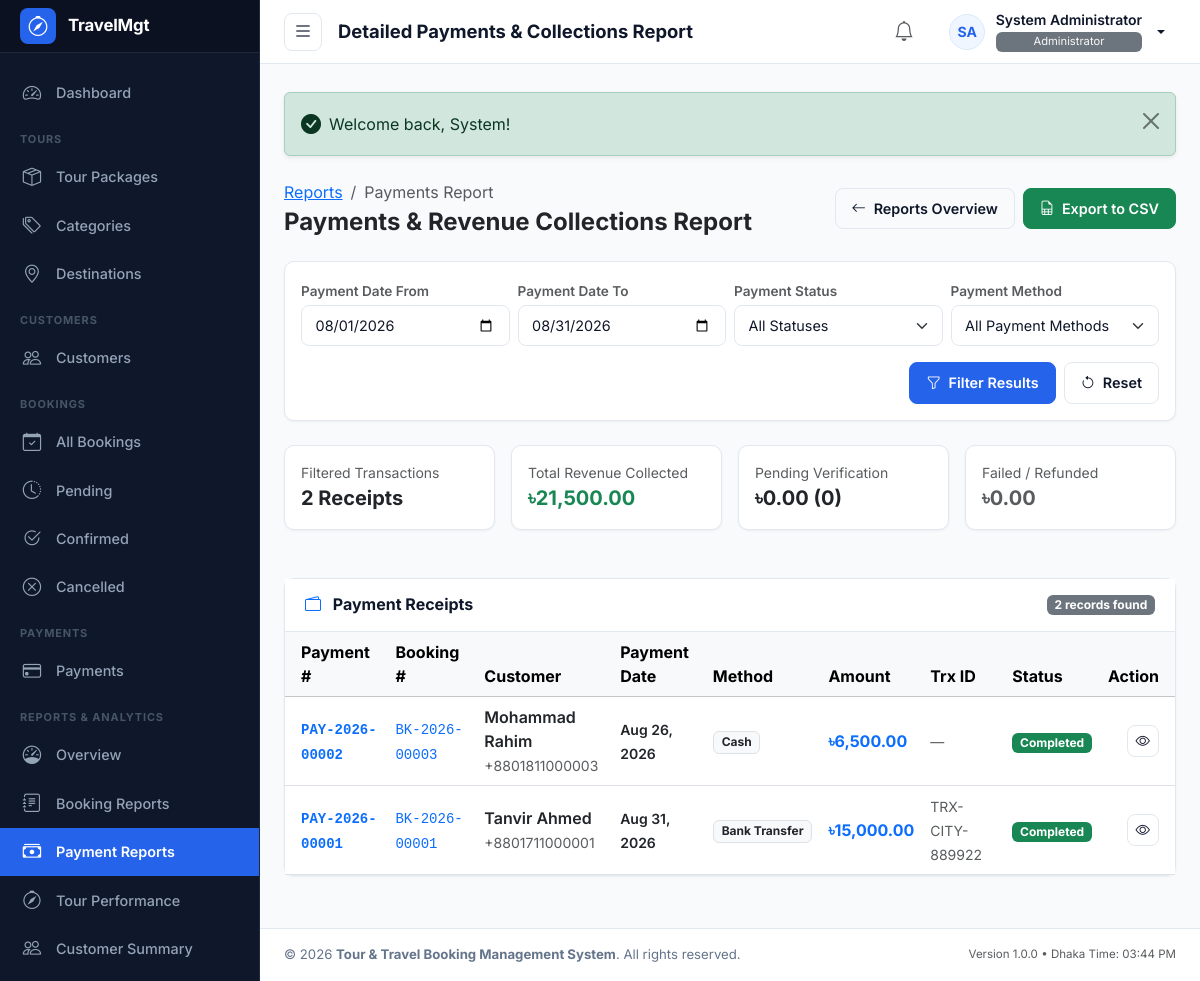
Screenshot of /modules/reports/payments.php (signed in) with the database file from the repository.
### tables this page shows
CREATE TABLE `users` (
  `id` INT UNSIGNED NOT NULL AUTO_INCREMENT,
  `role_id` INT UNSIGNED NOT NULL,
  `first_name` VARCHAR(50) NOT NULL,
  `last_name` VARCHAR(50) NOT NULL,
  `name` VARCHAR(100) NOT NULL,
  `email` VARCHAR(100) NOT NULL,
  `phone` VARCHAR(20) DEFAULT NULL,
  `password` VARCHAR(255) NOT NULL,
  `avatar` VARCHAR(255) DEFAULT NULL,
  `status` ENUM('active', 'inactive') NOT NULL DEFAULT 'active',
  `last_login` DATETIME DEFAULT NULL,
  `created_at` TIMESTAMP NOT NULL DEFAULT CURRENT_TIMESTAMP,
  `updated_at` TIMESTAMP NOT NULL DEFAULT CURRENT_TIMESTAMP ON UPDATE CURRENT_TIMESTAMP,
  `deleted_at` DATETIME DEFAULT NULL,
  PRIMARY KEY (`id`),
  UNIQUE KEY `uk_users_email` (`email`),
  KEY `idx_users_role_id` (`role_id`),
  KEY `idx_users_status` (`status`),
  KEY `idx_users_deleted_at` (`deleted_at`),
  CONSTRAINT `fk_users_role` FOREIGN KEY (`role_id`) REFERENCES `roles` (`id`) ON DELETE RESTRICT ON UPDATE CASCADE
);

CREATE TABLE `roles` (
  `id` INT UNSIGNED NOT NULL AUTO_INCREMENT,
  `name` VARCHAR(50) NOT NULL,
  `slug` VARCHAR(50) NOT NULL,
  `description` VARCHAR(255) DEFAULT NULL,
  `created_at` TIMESTAMP NOT NULL DEFAULT CURRENT_TIMESTAMP,
  `updated_at` TIMESTAMP NOT NULL DEFAULT CURRENT_TIMESTAMP ON UPDATE CURRENT_TIMESTAMP,
  PRIMARY KEY (`id`),
  UNIQUE KEY `uk_roles_slug` (`slug`)
);

CREATE TABLE `payments` (
  `id` BIGINT UNSIGNED NOT NULL AUTO_INCREMENT,
  `payment_number` VARCHAR(30) NOT NULL,
  `booking_id` BIGINT UNSIGNED NOT NULL,
  `payment_date` DATE NOT NULL,
  `amount` DECIMAL(12,2) NOT NULL DEFAULT 0.00,
  `payment_method` ENUM('cash', 'bank_transfer', 'card', 'mobile_banking', 'other') NOT NULL DEFAULT 'cash',
  `transaction_id` VARCHAR(100) NULL DEFAULT NULL,
  `payment_status` ENUM('completed', 'pending', 'failed', 'refunded') NOT NULL DEFAULT 'completed',
  `notes` TEXT NULL DEFAULT NULL,
  `created_by` INT UNSIGNED NULL DEFAULT NULL,
  `created_at` TIMESTAMP NOT NULL DEFAULT CURRENT_TIMESTAMP,
  `updated_at` TIMESTAMP NOT NULL DEFAULT CURRENT_TIMESTAMP ON UPDATE CURRENT_TIMESTAMP,
  `deleted_at` TIMESTAMP NULL DEFAULT NULL,
  PRIMARY KEY (`id`),
  UNIQUE KEY `uk_payment_number` (`payment_number`),
  INDEX `idx_payments_booking` (`booking_id`),
  INDEX `idx_payments_date` (`payment_date`),
  INDEX `idx_payments_method` (`payment_method`),
  INDEX `idx_payments_status` (`payment_status`),
  INDEX `idx_payments_created_at` (`created_at`),
  INDEX `idx_payments_deleted_at` (`deleted_at`),
  CONSTRAINT `fk_payments_booking` FOREIGN KEY (`booking_id`) REFERENCES `bookings` (`id`) ON DELETE RESTRICT ON UPDATE CASCADE,
  CONSTRAINT `fk_payments_created_by` FOREIGN KEY (`created_by`) REFERENCES `users` (`id`) ON DELETE SET NULL ON UPDATE CASCADE
);

CREATE TABLE `bookings` (
  `id` BIGINT UNSIGNED NOT NULL AUTO_INCREMENT,
  `booking_number` VARCHAR(30) NOT NULL,
  `customer_id` BIGINT UNSIGNED NOT NULL,
  `tour_package_id` INT UNSIGNED NOT NULL,
  `travel_date` DATE NOT NULL,
  `adults` INT UNSIGNED NOT NULL DEFAULT 1,
  `children` INT UNSIGNED NOT NULL DEFAULT 0,
  `infants` INT UNSIGNED NOT NULL DEFAULT 0,
  `adult_price` DECIMAL(12,2) NOT NULL DEFAULT 0.00,
  `child_price` DECIMAL(12,2) NOT NULL DEFAULT 0.00,
  `subtotal` DECIMAL(12,2) NOT NULL DEFAULT 0.00,
  `discount_type` ENUM('none', 'percentage', 'fixed') NOT NULL DEFAULT 'none',
  `discount_value` DECIMAL(12,2) NOT NULL DEFAULT 0.00,
  `discount_amount` DECIMAL(12,2) NOT NULL DEFAULT 0.00,
  `total_amount` DECIMAL(12,2) NOT NULL DEFAULT 0.00,
  `paid_amount` DECIMAL(12,2) NOT NULL DEFAULT 0.00,
  `due_amount` DECIMAL(12,2) NOT NULL DEFAULT 0.00,
  `booking_status` ENUM('pending', 'confirmed', 'completed', 'cancelled') NOT NULL DEFAULT 'pending',
  `payment_status` ENUM('unpaid', 'partial', 'paid', 'refunded') NOT NULL DEFAULT 'unpaid',
  `special_request` TEXT NULL DEFAULT NULL,
  `notes` TEXT NULL DEFAULT NULL,
  `created_by` INT UNSIGNED NULL DEFAULT NULL,
  `created_at` TIMESTAMP NOT NULL DEFAULT CURRENT_TIMESTAMP,
  `updated_at` TIMESTAMP NOT NULL DEFAULT CURRENT_TIMESTAMP ON UPDATE CURRENT_TIMESTAMP,
  `cancelled_at` TIMESTAMP NULL DEFAULT NULL,
  `deleted_at` TIMESTAMP NULL DEFAULT NULL,
  PRIMARY KEY (`id`),
  UNIQUE KEY `uk_booking_number` (`booking_number`),
  INDEX `idx_bookings_customer` (`customer_id`),
  INDEX `idx_bookings_tour_package` (`tour_package_id`),
  INDEX `idx_bookings_travel_date` (`travel_date`),
  INDEX `idx_bookings_status` (`booking_status`),
  INDEX `idx_bookings_payment_status` (`payment_status`),
  INDEX `idx_bookings_created_at` (`created_at`),
  INDEX `idx_bookings_deleted_at` (`deleted_at`),
  CONSTRAINT `fk_bookings_customer` FOREIGN KEY (`customer_id`) REFERENCES `customers` (`id`) ON DELETE RESTRICT ON UPDATE CASCADE,
  CONSTRAINT `fk_bookings_tour_package` FOREIGN KEY (`tour_package_id`) REFERENCES `tour_packages` (`id`) ON DELETE RESTRICT ON UPDATE CASCADE,
  CONSTRAINT `fk_bookings_created_by` FOREIGN KEY (`created_by`) REFERENCES `users` (`id`) ON DELETE SET NULL ON UPDATE CASCADE
);

CREATE TABLE `customers` (
  `id` BIGINT UNSIGNED NOT NULL AUTO_INCREMENT,
  `customer_code` VARCHAR(30) NOT NULL,
  `first_name` VARCHAR(100) NULL DEFAULT NULL,
  `last_name` VARCHAR(100) NULL DEFAULT NULL,
  `name` VARCHAR(200) NOT NULL,
  `email` VARCHAR(150) NULL DEFAULT NULL,
  `phone` VARCHAR(30) NOT NULL,
  `alternate_phone` VARCHAR(30) NULL DEFAULT NULL,
  `gender` ENUM('male', 'female', 'other') NULL DEFAULT NULL,
  `date_of_birth` DATE NULL DEFAULT NULL,
  `address` TEXT NULL DEFAULT NULL,
  `city` VARCHAR(100) NULL DEFAULT NULL,
  `state` VARCHAR(100) NULL DEFAULT NULL,
  `country` VARCHAR(100) NOT NULL DEFAULT 'Bangladesh',
  `postal_code` VARCHAR(20) NULL DEFAULT NULL,
  `passport_number` VARCHAR(50) NULL DEFAULT NULL,
  `passport_expiry` DATE NULL DEFAULT NULL,
  `national_id` VARCHAR(50) NULL DEFAULT NULL,
  `profile_photo` VARCHAR(255) NULL DEFAULT NULL,
  `notes` TEXT NULL DEFAULT NULL,
  `status` ENUM('active', 'inactive') NOT NULL DEFAULT 'active',
  `created_at` TIMESTAMP NOT NULL DEFAULT CURRENT_TIMESTAMP,
  `updated_at` TIMESTAMP NOT NULL DEFAULT CURRENT_TIMESTAMP ON UPDATE CURRENT_TIMESTAMP,
  `deleted_at` TIMESTAMP NULL DEFAULT NULL,
  PRIMARY KEY (`id`),
  UNIQUE KEY `uk_customer_code` (`customer_code`),
  INDEX `idx_customers_email` (`email`),
  INDEX `idx_customers_phone` (`phone`),
  INDEX `idx_customers_status` (`status`),
  INDEX `idx_customers_deleted_at` (`deleted_at`)
);

### modules/reports/payments.php (the view, shortened to what the rows shown need)
<?php
require_once __DIR__ . '/../../includes/functions.php';
require_once __DIR__ . '/../../includes/auth_check.php';
$dateFrom      = trim($_GET['date_from'] ?? date('Y-m-01'));
$dateTo        = trim($_GET['date_to'] ?? date('Y-m-t'));
$page          = max(1, (int)($_GET['page'] ?? 1));
$perPage       = 15;
$offset        = ($page - 1) * $perPage;
$payments = [];
try {
    $pdo = get_db_connection();
    $where = ["p.deleted_at IS NULL"];
    $params = [];
    if (!empty($dateFrom)) {
        $where[] = "p.payment_date >= :date_from";
        $params['date_from'] = $dateFrom;
    }
    if (!empty($dateTo)) {
        $where[] = "p.payment_date <= :date_to";
        $params['date_to'] = $dateTo;
    }
    $whereSql = implode(' AND ', $where);
    $dataStmt = $pdo->prepare("
        SELECT
            p.*,
            b.booking_number,
            c.name AS customer_name,
            c.customer_code,
            c.phone AS customer_phone,
            u.name AS collector_name
        FROM payments p
        JOIN bookings b ON p.booking_id = b.id
        JOIN customers c ON b.customer_id = c.id
        LEFT JOIN users u ON p.created_by = u.id
        WHERE {$whereSql}
        ORDER BY p.id DESC
        LIMIT " . (int)$perPage . " OFFSET " . (int)$offset . "
    ");
    $dataStmt->execute($params);
    $payments = $dataStmt->fetchAll();
} catch (PDOException $e) {
    error_log('Payments Report Query Error: ' . $e->getMessage());
}
$pageTitle = 'Detailed Payments & Collections Report';
require_once __DIR__ . '/../../includes/admin_header.php';
?>
<main id="admin-main">
    <?php require_once __DIR__ . '/../../includes/admin_topbar.php'; ?>
    <div class="admin-content-body">
        <div class="d-flex flex-column flex-md-row justify-content-between align-items-md-center gap-3 mb-4">
            <div>
                <h2 class="fs-4 fw-bold text-dark mb-0">Payments & Revenue Collections Report</h2>
            </div>
        </div>
        <div class="admin-card">
            <div class="admin-card-body p-0">
                <div class="table-responsive">
                    <table class="table table-hover align-middle mb-0">
                        <thead class="table-light">
                            <tr>
                                <th class="ps-3">Payment #</th>
                                <th>Booking #</th>
                                <th>Customer</th>
                                <th>Payment Date</th>
                                <th>Method</th>
                                <th>Amount</th>
                                <th>Trx ID</th>
                                <th>Status</th>
                                <th class="pe-3 text-end">Action</th>
                            </tr>
                        </thead>
                        <tbody>
                            <?php if (!empty($payments)): ?>
                                <?php foreach ($payments as $p):
                                    $pStatusClass = 'bg-secondary';
                                    if ($p['payment_status'] === 'completed') $pStatusClass = 'bg-success';
                                    elseif ($p['payment_status'] === 'pending') $pStatusClass = 'bg-warning text-dark';
                                    elseif ($p['payment_status'] === 'failed') $pStatusClass = 'bg-danger';
                                    elseif ($p['payment_status'] === 'refunded') $pStatusClass = 'bg-secondary';
                                    $methodLabels = [
                                        'cash'           => 'Cash',
                                        'bank_transfer'  => 'Bank Transfer',
                                        'card'           => 'Card',
                                        'mobile_banking' => 'Mobile Banking',
                                        'other'          => 'Other'
                                    ];
                                    $methodName = $methodLabels[$p['payment_method']] ?? ucfirst(str_replace('_', ' ', $p['payment_method']));
                                ?>
                                    <tr>
                                        <td class="ps-3">
                                            <a href="<?= url('modules/payments/view.php?id=' . $p['id']); ?>" class="fw-bold text-decoration-none">
                                                <code><?= e($p['payment_number']); ?></code>
                                            </a>
                                        </td>
                                        <td>
                                            <a href="<?= url('modules/bookings/view.php?id=' . $p['booking_id']); ?>" class="text-decoration-none">
                                                <code><?= e($p['booking_number']); ?></code>
                                            </a>
                                        </td>
                                        <td>
                                            <div class="fw-semibold text-dark"><?= e($p['customer_name']); ?></div>
                                            <small class="text-muted"><?= e($p['customer_phone']); ?></small>
                                        </td>
                                        <td>
                                            <span class="small text-dark fw-semibold"><?= format_date($p['payment_date'], 'M d, Y'); ?></span>
                                        </td>
                                        <td>
                                            <span class="badge bg-light text-dark border"><?= e($methodName); ?></span>
                                        </td>
                                        <td>
                                            <strong class="text-primary fs-6"><?= format_currency($p['amount']); ?></strong>
                                        </td>
                                        <td>
                                            <span class="small text-muted"><?= !empty($p['transaction_id']) ? e($p['transaction_id']) : '—'; ?></span>
                                        </td>
                                        <td>
                                            <span class="badge <?= $pStatusClass; ?>">
                                                <?= ucfirst(e($p['payment_status'])); ?>
                                            </span>
                                        </td>
                                        <td class="pe-3 text-end">
                                            <a href="<?= url('modules/payments/view.php?id=' . $p['id']); ?>" class="btn btn-outline-secondary btn-sm p-1 px-2" title="View Receipt">
                                                <i class="bi bi-eye"></i>
                                            </a>
                                        </td>
                                    </tr>
                                <?php endforeach; ?>
                            <?php endif; ?>
                        </tbody>
                    </table>
                </div>
            </div>
        </div>
    </div>
<?php require_once __DIR__ . '/../../includes/admin_footer.php'; ?>

### includes/admin_topbar.php (shortened to what the rows shown need)
<?php
$user = current_user();
$userName = $user['name'] ?? 'User';
$userRole = $user['role_name'] ?? 'Staff';
$userAvatarUrl = get_avatar_url($user['avatar'] ?? null);
$userInitials = get_user_initials($userName);
?>
<header id="admin-topbar">
    <div class="topbar-left">
        <h1 class="page-title"><?= isset($pageTitle) ? e($pageTitle) : 'Dashboard'; ?></h1>
    </div>
    <div class="topbar-right">
        <div class="dropdown">
            <button class="user-profile-btn dropdown-toggle" type="button" id="userMenuDropdown" data-bs-toggle="dropdown" aria-expanded="false">
                <?php if ($userAvatarUrl): ?>
                    <img src="<?= e($userAvatarUrl); ?>" alt="<?= e($userName); ?>" class="avatar-circle">
                <?php else: ?>
                    <span class="avatar-circle"><?= e($userInitials); ?></span>
                <?php endif; ?>
                <div class="user-meta-info">
                    <span class="user-meta-name"><?= e($userName); ?></span>
                    <span class="user-meta-role badge bg-secondary text-light fw-normal py-1 px-2 mt-1" style="font-size: 0.7rem;"><?= e($userRole); ?></span>
                </div>
            </button>
        </div>
    </div>
</header>

### rows the page displays
users: userInitials "SA", name "System Administrator", role.name "Administrator"
payments: payment_number "PAY-2026-00002", booking.booking_number "BK-2026-00003", customers.name "Mohammad Rahim", customers.phone "+8801811000003", payment_date "Aug 26, 2026", payment_method "Cash", amount "৳6,500.00", payment_status "Completed"
payments: payment_number "PAY-2026-00001", booking.booking_number "BK-2026-00001", customers.name "Tanvir Ahmed", customers.phone "+8801711000001", payment_date "Aug 31, 2026", payment_method "Bank Transfer", amount "৳15,000.00", transaction "TRX-CITY-889922", payment_status "Completed"

### other values shown
APP_SHORT_NAME "TravelMgt"
$pageTitle "Detailed Payments & Collections Report"
$totalRows "2"
format_currency($totalCompletedSum) "৳21,500.00"
format_currency($totalPendingSum) "৳0.00"
$totalPendingCount "0"
format_currency($totalFailedSum) "৳0.00"
APP_NAME "Tour & Travel Booking Management System"
APP_VERSION "1.0.0"
